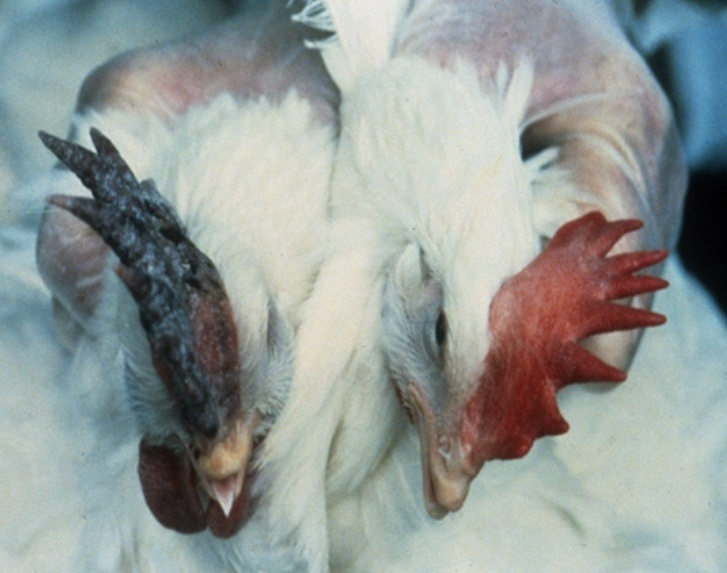
#> input picture Macine learing (bird deaseser)/final_dataset_10_classes/Avian Influenza in Poultry _ The Poultry Site/aug_10_aug_flat_71_Discolored_chicken_comb.jpg, 727 x 573 px; its folder holds only this picture in this run
$ python flatten_augment_avian.py
#> lines starting #> are read from the running program, lines starting #| are printed output that depends on the picture

import os
import shutil
from PIL import Image, ImageEnhance
import random

TARGET_DIR = 'Macine learing (bird deaseser)/final_dataset_10_classes'
AVIAN_DIR_NAME = 'Avian Influenza in Poultry _ The Poultry Site'
MIN_IMAGES = 500

def augment_image(image_path, save_path):
    try:
        img = Image.open(image_path).convert('RGB')
#> img is the input picture: PIL image 727x573 RGB; mean R, G, B 146.9, 154.3, 151.5
        op = random.choice(['flip', 'rotate', 'brightness'])
        if op == 'flip':
            img = img.transpose(Image.FLIP_LEFT_RIGHT)
        elif op == 'rotate':
            angle = random.choice([90, 180, 270])
            img = img.rotate(angle)
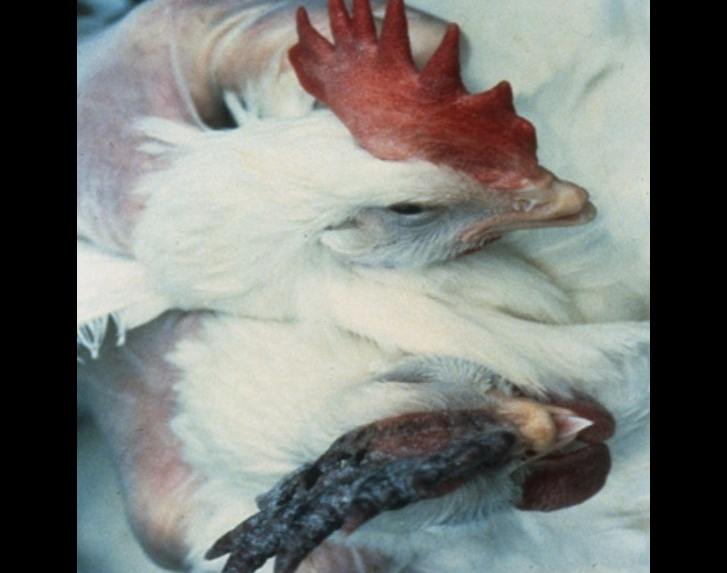
#> img: PIL image 727x573 RGB; mean R, G, B 119.8, 122.1, 118.2
        elif op == 'brightness':
            enhancer = ImageEnhance.Brightness(img)
            img = enhancer.enhance(random.uniform(0.8, 1.2))
        img.save(save_path, quality=95)
        return True
    except Exception as e:
        print(f"Error augmenting {image_path}: {e}")
        return False

def main():
    avian_path = os.path.join(TARGET_DIR, AVIAN_DIR_NAME)
    if not os.path.exists(avian_path):
        print(f"❌ Path not found: {avian_path}")
        return

    # 1. Flatten Subdirectories
    print(f"📂 Flattening subdirectories in {avian_path}...")
    moved_count = 0
    for root, dirs, files in os.walk(avian_path):
        if root == avian_path:
            continue # Don't move files already in root

        for file in files:
            if file.lower().endswith(('.jpg', '.jpeg', '.png')):
                src_path = os.path.join(root, file)
                # Handle unique filename
                base_name = file
                dst_path = os.path.join(avian_path, base_name)
                counter = 1
                while os.path.exists(dst_path):
                    name, ext = os.path.splitext(base_name)
                    dst_path = os.path.join(avian_path, f"{name}_{counter}{ext}")
                    counter += 1

                try:
                    shutil.move(src_path, dst_path)
                    moved_count += 1
                except Exception as e:
                    print(f"Error moving {src_path}: {e}")

    # Remove empty subdirs
    for root, dirs, files in os.walk(avian_path, topdown=False):
        if root == avian_path: continue
        try:
            os.rmdir(root)
        except:
            pass

    print(f"✅ Moved {moved_count} images to root of class folder.")

    # 2. Check and Augment
    images = [f for f in os.listdir(avian_path) if f.lower().endswith(('.jpg', '.jpeg', '.png'))]
    count = len(images)
    print(f"Current Avian Influenza Count: {count}")

    if count < MIN_IMAGES:
        needed = MIN_IMAGES - count
        print(f"⚠️ Augmenting {needed} images...")
        if count == 0:
             print("❌ Still 0 images! Cannot augment.")
             return

        generated = 0
        while generated < needed:
            src_name = random.choice(images)
            src_full = os.path.join(avian_path, src_name)
            new_name = f"aug_flat_{generated}_{src_name}"
            dst_full = os.path.join(avian_path, new_name)

            if augment_image(src_full, dst_full):
                generated += 1

        print(f"✅ Augmented to reach {count + generated} images.")
    else:
        print("✅ Count is sufficient.")

if __name__ == "__main__":
    main()
